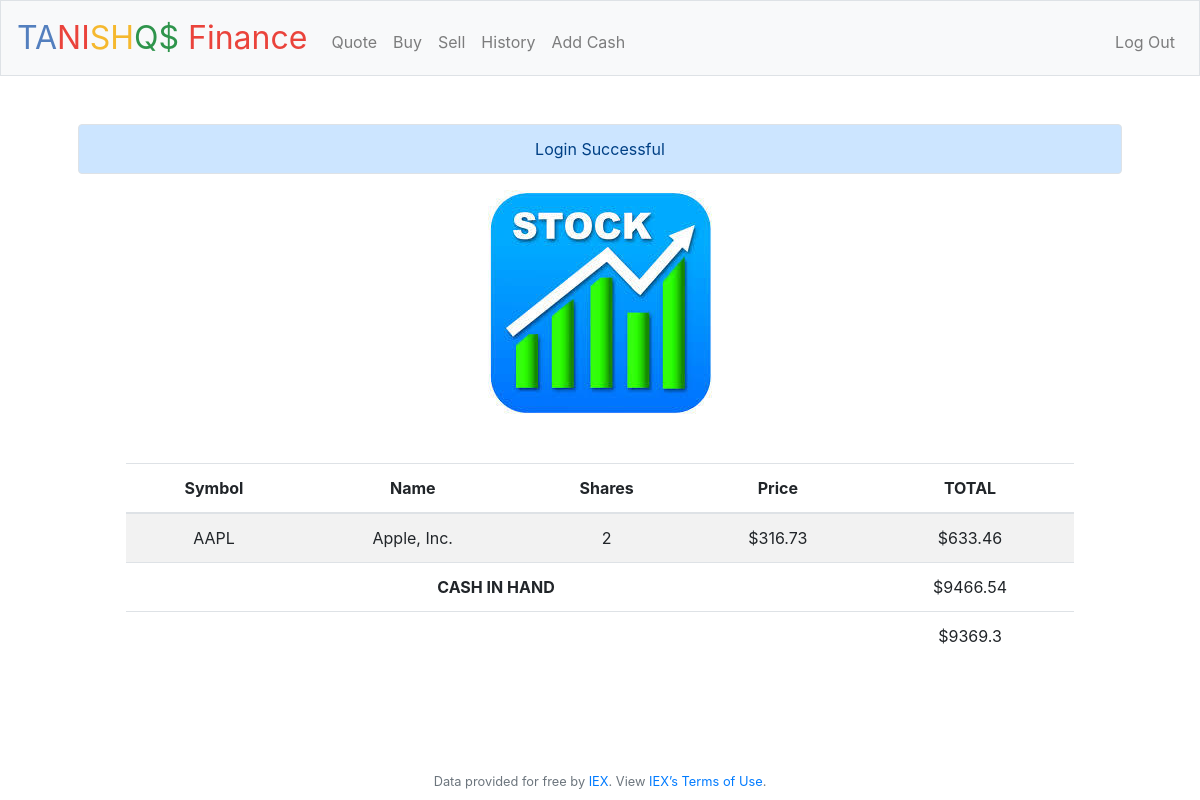
Page / (signed in) on the committed database.
### tables this page shows
CREATE TABLE 'shares' ('person_id' INTEGER NOT NULL, 'symbol' TEXT NOT NULL, 'share' INTEGER NOT NULL, price NUMERIC, name TEXT, current_price NUMERIC, FOREIGN KEY('person_id') REFERENCES users('id'));

### application.py (the view)
@app.route("/")
@login_required
def index():
    total = 0
    total2 = 0
    data = db.execute("SELECT symbol,share, ROUND(price,2), name, current_price FROM shares WHERE person_id = :user_id AND share != 0",user_id = session["user_id"])
    tot = db.execute("SELECT cash FROM users WHERE id = :user_id",user_id = session["user_id"])
    hist = db.execute("SELECT share, price FROM hist WHERE hist_id = :histid", histid = session["user_id"])
    for row in data:
        total =  total + row['ROUND(price,2)']
    for row in hist:
        total2 = total2 + (-1*row['share']*row['price'])
    total2 = round(total2 + 10000,2)
    total1 = tot[0]["cash"] - total
    if session["login"] == True:
        session["login"] = False
        return render_template("index.html", message = "Login Successful", data = data, total = total1, total2=total2)
    elif session["bought"] == True:
        session["bought"] = False
        return render_template("index.html", message = "Stock bought!",data = data, total = total1, total2=total2)
    elif session["sold"] == True:
        session["sold"] = False
        return render_template("index.html", message = "Stock Sold!",data = data, total = total1,  total2=total2)
    else:
        return render_template("index.html", message = "",data = data, total = total1, total2=total2)

### application.py (called while the page is built)
@app.after_request
def after_request(response):
    response.headers["Cache-Control"] = "no-cache, no-store, must-revalidate"
    response.headers["Expires"] = 0
    response.headers["Pragma"] = "no-cache"
    return response

### helpers.py (called while the page is built)
def login_required(f):
    @wraps(f)
    def decorated_function(*args, **kwargs):
        if session.get("user_id") is None:
            return redirect("/login")
        return f(*args, **kwargs)
    return decorated_function

### templates/index.html (shortened to what this page needs)
{% extends "layout.html" %}
{% block main %}
    {% if message %}
        <div class="alert alert-primary border text-center" role="alert">
            {{ message }}
        </div>
    {% endif %}
    <img src = "{{ url_for('static', filename='stock.jpg') }}" alt = "image of stocks">
        <main class="container p-5">
    <table class="table table-striped">
        <thead>
            <tr>
                <th>Symbol</th>
                <th>Name</th>
                <th>Shares</th>
                <th>Price</th>
                <th>TOTAL</th>
            </tr>
        </thead>
        <tfoot>
            <tr>
                <td colspan="4"></td>
                <td>${{ total2 }}</td>
            </tr>
        </tfoot>
        {% for row in data %}
            <tbody>
                    <tr>
                        <td>{{row['symbol']}}</td>
                        <td>{{row['name']}}</td>
                        <td>{{row['share']}}</td>
                        <td>${{row['current_price']}}</td>
                        <td>${{row['ROUND(price,2)']}}</td>
                    </tr>
        {% endfor %}
                <tr>
                    <td colspan = "4"><B>CASH IN HAND</B></td>
                    <td>${{ total }}</td>
                </tr>
            </tbody>
    </table>
            </main>
{% endblock %}

### static/styles.css (style rules this page uses)
main { overflow-x: auto; text-align: center; }
main img { max-width: 100%; }

### rows in the picture
shares: symbol "AAPL", name "Apple, Inc.", share "2", current_price "316.73", price "633.46"

### other values in the picture
{{ message }} "Login Successful"
{{ total2 }} "9369.3"
{{ total }} "9466.54"
